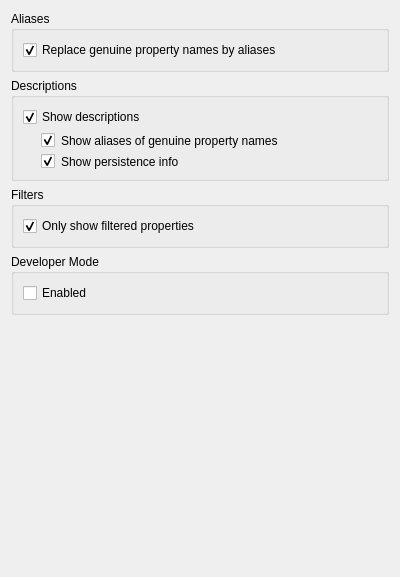
<?xml version="1.0" encoding="UTF-8"?>
<ui version="4.0">
 <class>QmitkPropertiesPreferencePage</class>
 <widget class="QWidget" name="QmitkPropertiesPreferencePage">
  <property name="geometry">
   <rect>
    <x>0</x>
    <y>0</y>
    <width>400</width>
    <height>577</height>
   </rect>
  </property>
  <property name="windowTitle">
   <string/>
  </property>
  <layout class="QVBoxLayout" name="verticalLayout_5">
   <item>
    <widget class="QGroupBox" name="aliasesGroupBox">
     <property name="title">
      <string>Aliases</string>
     </property>
     <layout class="QVBoxLayout" name="verticalLayout_2">
      <item>
       <widget class="QCheckBox" name="showAliasesCheckBox">
        <property name="text">
         <string>Replace genuine property names by aliases</string>
        </property>
        <property name="checked">
         <bool>true</bool>
        </property>
       </widget>
      </item>
     </layout>
    </widget>
   </item>
   <item>
    <widget class="QGroupBox" name="descriptionsGroupBox">
     <property name="title">
      <string>Descriptions</string>
     </property>
     <layout class="QVBoxLayout" name="verticalLayout">
      <item>
       <widget class="QCheckBox" name="showDescriptionsCheckBox">
        <property name="text">
         <string>Show descriptions</string>
        </property>
        <property name="checked">
         <bool>true</bool>
        </property>
       </widget>
      </item>
      <item>
       <widget class="QCheckBox" name="showAliasesInDescriptionCheckBox">
        <property name="styleSheet">
         <string notr="true">margin-left: 18px;</string>
        </property>
        <property name="text">
         <string>Show aliases of genuine property names</string>
        </property>
        <property name="checked">
         <bool>true</bool>
        </property>
       </widget>
      </item>
      <item>
       <widget class="QCheckBox" name="showPersistenceInDescriptionCheckBox">
        <property name="styleSheet">
         <string notr="true">margin-left: 18px;</string>
        </property>
        <property name="text">
         <string>Show persistence info</string>
        </property>
        <property name="checked">
         <bool>true</bool>
        </property>
       </widget>
      </item>
     </layout>
    </widget>
   </item>
   <item>
    <widget class="QGroupBox" name="filtersGroupBox">
     <property name="title">
      <string>Filters</string>
     </property>
     <layout class="QVBoxLayout" name="verticalLayout_3">
      <item>
       <widget class="QCheckBox" name="filterPropertiesCheckBox">
        <property name="text">
         <string>Only show filtered properties</string>
        </property>
        <property name="checked">
         <bool>true</bool>
        </property>
       </widget>
      </item>
     </layout>
    </widget>
   </item>
   <item>
    <widget class="QGroupBox" name="developerModeGroupBox">
     <property name="title">
      <string>Developer Mode</string>
     </property>
     <layout class="QVBoxLayout" name="verticalLayout_4">
      <item>
       <widget class="QCheckBox" name="enableDeveloperModeCheckBox">
        <property name="enabled">
         <bool>true</bool>
        </property>
        <property name="text">
         <string>Enabled</string>
        </property>
        <property name="checked">
         <bool>false</bool>
        </property>
       </widget>
      </item>
     </layout>
    </widget>
   </item>
   <item>
    <spacer name="verticalSpacer">
     <property name="orientation">
      <enum>Qt::Vertical</enum>
     </property>
     <property name="sizeHint" stdset="0">
      <size>
       <width>20</width>
       <height>204</height>
      </size>
     </property>
    </spacer>
   </item>
  </layout>
 </widget>
 <tabstops>
  <tabstop>showAliasesCheckBox</tabstop>
  <tabstop>showDescriptionsCheckBox</tabstop>
 </tabstops>
 <resources/>
 <connections/>
</ui>
